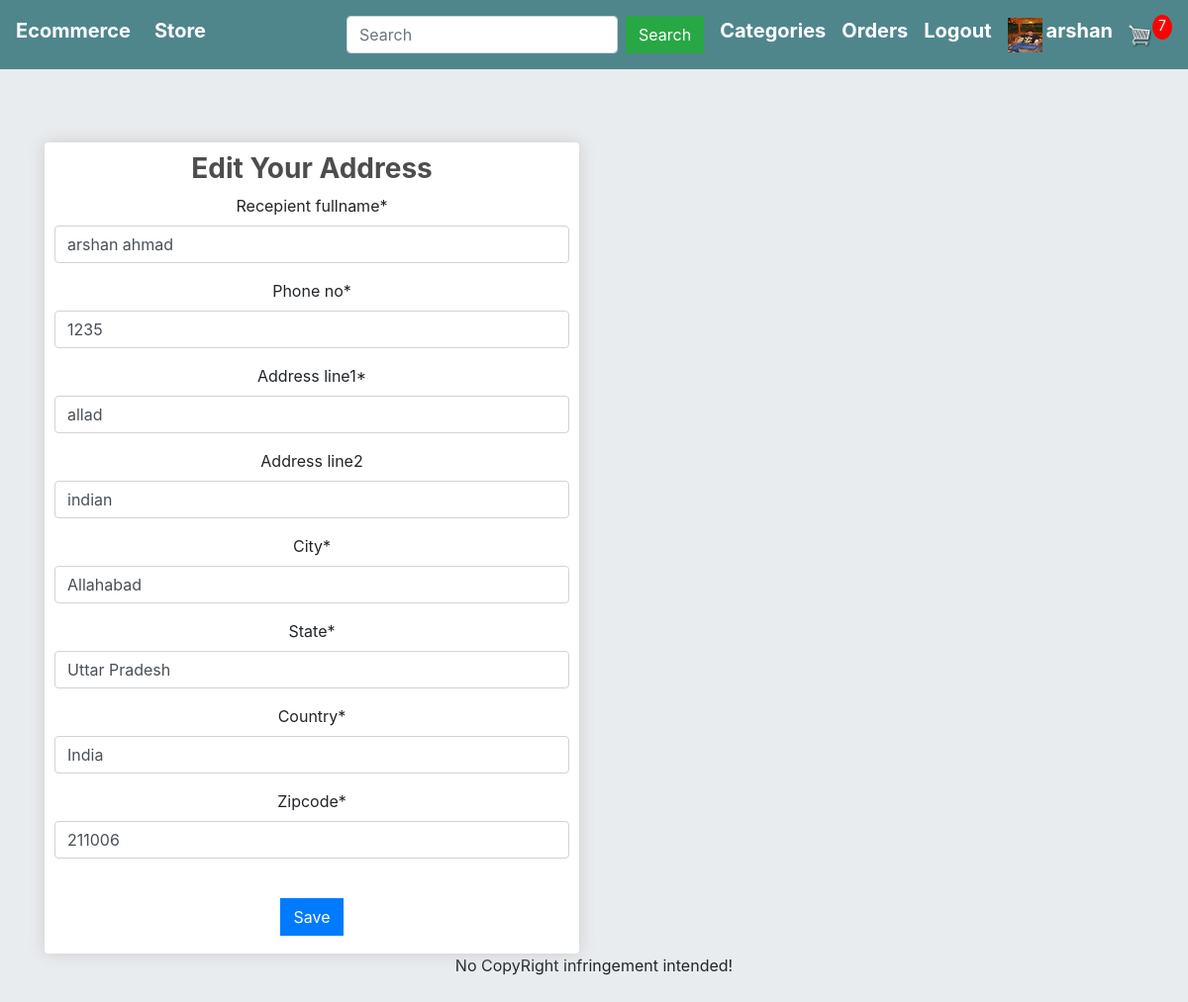
/update_address/8 (signed in), run on the app's committed database.
### accounts/models.py (models this page shows, shortened)
class Profile(models.Model):
    user = models.OneToOneField(User,on_delete=models.CASCADE)
    dob = models.DateField(null=True,blank=True)
    photo = models.ImageField(null=True,blank=True)

### store/models.py (models this page shows, shortened)
class ShippingAddress(models.Model):
    user = models.ForeignKey(User, on_delete=models.CASCADE, null=True, blank=False)
    recepient_fullname = models.CharField(max_length=100, null=True, blank=False)
    phone_no = models.IntegerField(null=False, blank=False)
    address_line1 = models.CharField(max_length=200, null=True, blank=False)
    address_line2 = models.CharField(max_length=100, null=True, blank=True)
    city = models.CharField(max_length=200, null=False)
    state = models.CharField(max_length=200, null=False)
    country = models.CharField(max_length=100, null=True, blank=False)
    zipcode = models.CharField(max_length=200, null=False)
    date_added = models.DateTimeField(auto_now_add=True)

### store/views.py (the view)
# urls.py: path('update_address/<int:id>',views.update_address,name='update_address'),
def update_address(request, id):
    if not request.user.is_authenticated:
        return HttpResponseRedirect(reverse('user_login'))
    total_item_cart = 0
    if request.user.is_authenticated:
        items = OrderItem.objects.filter(user=request.user)
        for item in items:
            total_item_cart += item.quantity
    product_categories = ProductCategories.objects.all()
    adr = ShippingAddress.objects.get(id=id)
    if adr.user != request.user:
        return Http404()
    if request.method == 'POST':
        form = ShippingUpdateForm(request.POST, instance=adr)
        if form.is_valid():
            form.save()
            return HttpResponseRedirect(reverse('checkout'))
    else:
        form = ShippingUpdateForm(instance=adr)
    context = {
        'product_categories': product_categories,
        'total_item_cart': total_item_cart,
        'form': form,
    }
    return render(request, 'store/update_address.html', context)

### store/forms.py
class ShippingUpdateForm(ModelForm):
    class Meta:
        model = ShippingAddress
        fields = '__all__'
        exclude = ['user']

### store/templates/store/update_address.html (shortened to what this page needs)
{% extends 'store/main.html' %}
{% load static %}
{% load crispy_forms_tags %}
{% block content %}
     <div class="row" style="text-align: center;">
		<div class="col-lg-6">
			<div class="box-element" id="form-wrapper">
     		<h3><strong>Edit Your Address</strong></h3>
				<form method="POST">
					{{ form|crispy }}
					<br>
					<input type="submit" class="btn btn-primary mb-2" name="submit" , value='Save'>
				</form>
			</div>
		</div>
{% endblock content %}

### store/templates/store/main.html (shortened to what this page needs)
<!DOCTYPE html>
{% load static %}
<html>
<head>
	<link rel="stylesheet" href="https://stackpath.bootstrapcdn.com/bootstrap/4.4.1/css/bootstrap.min.css">
	<link rel="stylesheet" href="https://maxcdn.bootstrapcdn.com/bootstrap/4.0.0/css/bootstrap.min.css">
	<link rel="stylesheet" href="https://cdnjs.cloudflare.com/ajax/libs/font-awesome/5.14.0/css/all.min.css" />
	<link rel="stylesheet" type="text/css" href="{% static 'store/css/main.css' %}">
</head>
<body>
	<nav class="navbar navbar-expand-lg navbar-dark bg-dark">
	  <h5><strong><a class="navbar-brand" href="{% url 'store' %}" style="color: white">Ecommerce</a></strong></h5>
	  <div class="collapse navbar-collapse" id="navbarSupportedContent">
	    <ul class="navbar-nav mr-auto">
	      <li class="nav-item active">
	        <h5><strong><a class="nav-link" href="{% url 'store' %}" style="color: white">Store <span class="sr-only">(current)</span></a></strong></h5>
	      </li>
	    </ul>
	    <div class="form-inline my-2 my-lg-0">
	    	<form method="get" action="{% url 'search' %}" class="form-inline my-2 my-lg-0">
					<input type="search" name="search" aria-label="Search" placeholder="Search" class="form-control mr-sm-2">
					<button class="btn btn-success my-2 mr-sm-3" type="submit">Search</button>
			</form>
			<div class="dropdown mr-sm-3">
					  <h5><strong><a style="color: white">Categories</a></strong></h5>
			</div>
	    	{% if request.user.is_authenticated %}
	     		<h5 class="mr-sm-3"><strong><a href="{% url 'order_details' %}" style="color: white">Orders</a></strong></h5>
	     		<h5 class="mr-sm-3"><strong><a href="{% url 'user_logout' %}" style="color: white">Logout</a></strong></h5>
	     		{% if request.user.profile.photo %}
					<a href="{% url 'profilepage' username=user.username %}"><img class="mr-sm-1" src="{{ request.user.profile.photo.url }}" width="35" height="35"></a>
				{% else %}
					<a href="{% url 'profilepage' username=user.username %}"><img class="mr-sm-1" src="/static/images/default.png" width="35" , height="35"></a>
				{% endif %}
		    	<h5><strong><a href="{% url 'profilepage' username=request.user.username %}" style="color: white">{{request.user.username}}</a></strong></h5>
	     	{% else %}
	     		<h5 class="mr-sm-3"><strong><a href="{% url 'user_login' %}" style="color: white">Login</a></strong></h5>
	     		<div>
		     		<h5 class="mr-sm-3"><strong><a href="{% url 'register' %}" style="color: white">SignUp</a></strong></h5>
	     		</div>
	     	{% endif %}
	     	<a href="{% url 'cart' %}">
	    		<img  id="cart-icon" src="{% static 'images/cart.png' %}">
	    	</a>
	    	<p id="cart-total">{{total_item_cart}}</p>
	    </div>
	  </div>
	</nav>
	<div class="jumbotron jumbotron-fluid">
		<div class="container container-fluid">
			{% block content %}
			{% endblock %}
		</div>
	</div>
	<footer class="footer">
		<p style="text-align: center;">No CopyRight infringement intended!</p>
	</footer>
</body>
</html>

### static/store/css/main.css (style rules this page uses)
body { background-color: hsl(0, 0%, 98%); }
h1,h2,h3,h4,h5,h6 { color:hsl(0, 0%, 30%); }
.box-element { box-shadow:hsl(0, 0%, 80%) 0 0 16px; background-color: #fff; border-radius: 4px; padding: 10px; }
.bg-dark { background-color: #4f868c!important; }
#cart-icon { width:25px; display: inline-block; margin-left: 15px; }
#cart-total { display: block; text-align: center; color:#fff; background-color: red; width: 20px; height: 25px; border-radius: 50%; font-size: 14px; }
.col-lg-4, .col-lg-6, .col-lg-8, .col-lg-12 { margin-top: 10px; }
.btn { border-radius: 0; }

### store/templates/store/main.html (style rules this page uses)
.dropdown { position: relative; display: inline-block; }

### data on the page
ShippingAddress: recepient_fullname "arshan ahmad", phone_no "1235", address_line1 "allad", address_line2 "indian", city "Allahabad", state "Uttar Pradesh", country "India", zipcode "211006"

### other printed values
{{ request.user.username }} "arshan"
{{ total_item_cart }} "7"
